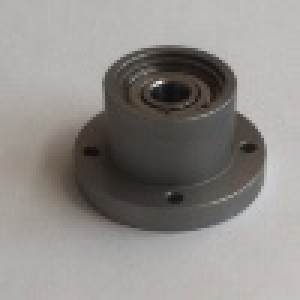
#> input picture Data/Centerd/1/01010086.jpg.jpg, 100 x 100 px (shown 3 times larger)
$ python segment_prediction.py ../Data/Centerd/1/01010086.jpg.jpg   (older library calls are emulated)
#> lines starting #> are read from the running program, lines starting #| are printed output that depends on the picture; after the words box and inside, x2 and y2 are one past the last pixel; in counts of white or black regions, pixels touching at a corner belong together
import numpy as np
import cv2
import os
from PIL import Image
import tensorflow as tf
import sys

assert (len(sys.argv) > 1), 'Image path is missing'
assert os.path.exists(sys.argv[1]), 'Image path does not exist'

file_path = sys.argv[1]

img_name = file_path.split('/')[-1]

home = os.getcwd().split('AUT-CNN-TUB')[0]


# model path
path = os.path.join(home, 'AUT-CNN-TUB/Data/Models/model_merge_3CONV_3P_MEMORY_56_b50_s53256_2018-09-26_18-07')
export_dir = os.path.join(path, 'simple_save')

home = os.getcwd().split('AUT-CNN-TUB')[0]

image = cv2.imread(file_path)
#> image is the input picture: shape (100, 100, 3); mean B, G, R 136.6, 140.1, 143.5

kernel_faktor = int(image.shape[1] * 0.018 - 8)
#> kernel_faktor = -6

blurred = cv2.bilateralFilter(image, 10, 50, 50)
imgray = cv2.cvtColor(blurred, cv2.COLOR_BGR2GRAY)

form_factor = imgray.shape[0]/1024
#> form_factor = 0.0977

brightness1 = imgray.mean()/kernel_faktor*4
#> brightness1 = -93.83

thresh = cv2.Canny(imgray, brightness1, brightness1)
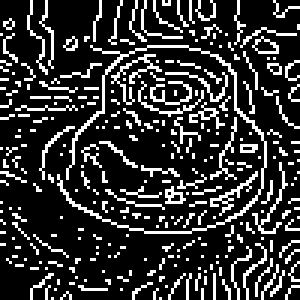
#> thresh: shape (100, 100) (shown 3 times larger); 19.9% white in thin lines or dots

kernel = np.ones((int(5 * form_factor), int(5 * form_factor)), np.uint8)
#> kernel = empty array
dilation = cv2.dilate(thresh, kernel, iterations=2)
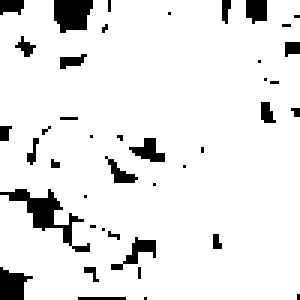
#> dilation: shape (100, 100) (shown 3 times larger); 91.6% white; 42 black regions (30 under 20 px)


h, b = thresh.shape
#> h = 100; b = 100
faktor = 0.5
_, contours, _ = cv2.findContours(dilation,
                                  cv2.RETR_TREE, cv2.CHAIN_APPROX_SIMPLE)
#> contours = 33 contours, 24 with area under 20; largest, box (x1, y1, x2, y2) and area: (0, 0, 100, 100) 9209, (42, 45, 56, 55) 68, (40, 78, 53, 89) 67, (35, 52, 47, 62) 50, (19, 17, 30, 24) 38
mask = np.zeros(imgray.shape,np.uint8)
sub_contour = []
for c in contours:
    if ((c[:, :, 0].max()-c[:, :, 0].min()) > b * faktor and (
            c[:, :, 1].max()-c[:, :, 1].min()) > h * faktor):
        sub_contour.append(c)
#> this loop made 33 passes
#> c on passes 9, 11, 12, 13, 16, 21, 23, 27, 28, 33: [[33, 76], [34, 75], [35, 76], [34, 77]], [[27, 65], [28, 64], [29, 65], [28, 66]], [[50, 61], [51, 60], [52, 61], [51, 62]], [[60, 55], [61, 54], [62, 55], [61, 56]], [[34, 52], [35, 51], [36, 52], [35, 53]], [[29, 45], [30, 44], [31, 45], [30, 46]], [[15, 42], [16, 41], [17, 42], [16, 43]], [[87, 26], [88, 25], [89, 26], [88, 27]], [[85, 20], [86, 19], [87, 20], [86, 21]], [[55, 4], [56, 3], [57, 4], [56, 5]]
#> after the loop, sub_contour = 1 contour; box (x1, y1, x2, y2) and area: (0, 0, 100, 100) 9209

area = (cv2.drawContours(mask, sub_contour, 0, (1, 1, 1), -1))
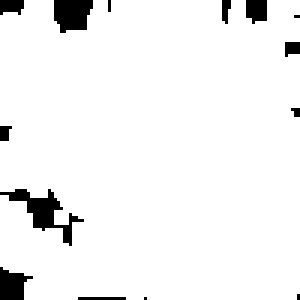
#> area: shape (100, 100) (shown 3 times larger); values 0 (black) and 1 (white), 94.8% white; 14 black regions (8 under 20 px)

kernel = cv2.getStructuringElement(cv2.MORPH_ELLIPSE,
                                    (int(20 * form_factor),
                                     int(20 * form_factor)))
#> kernel = [1]
erosion = cv2.erode(area, kernel, iterations=2)

area_new = erosion

_, contours, _ = cv2.findContours(area_new,
                                  cv2.RETR_TREE, cv2.CHAIN_APPROX_SIMPLE)
#> contours has the same summary as sub_contour

for c in contours:
    if ((c[:, :, 0].max()-c[:, :, 0].min()) > b * faktor and (
            c[:, :, 1].max()-c[:, :, 1].min()) > h * faktor):
        sub_contour.append(c)
#> this loop made 1 pass
#> after the loop, sub_contour = 2 contours; box (x1, y1, x2, y2) and area: (0, 0, 100, 100) 9209, (0, 0, 100, 100) 9209
frame = sub_contour
#> frame has the same summary as sub_contour

if area.sum() < 50000 / form_factor:
    print(img_name + ' bad image, no frame detected')

else:
    blurred = cv2.bilateralFilter(imgray, 10, 10, 10)

    brightness = (imgray * area_new).mean() / 2  * form_factor
    thresh2 = cv2.Canny(blurred, 30, 30)

    kernel = cv2.getStructuringElement(cv2.MORPH_RECT, (20, 20))
    dilation1 = cv2.dilate(thresh2*area_new, kernel, iterations=1)

    kernel = cv2.getStructuringElement(cv2.MORPH_RECT, (3, 3))
    erosion = cv2.erode(dilation1, kernel, iterations=12)

    kernel = cv2.getStructuringElement(cv2.MORPH_ELLIPSE, (10, 10))
    dilation2 = cv2.dilate(erosion, kernel, iterations=1)

    sub_contour = []
    _, contours, _ = cv2.findContours(dilation2, cv2.RETR_TREE,
                                      cv2.CHAIN_APPROX_SIMPLE)

    sub_contour = contours

    center = []
    counter = 0
    for c in sub_contour:
        counter += 1
        # compute the center of the contour
        M = cv2.moments(c)
        try:
            cx = int(M["m10"] / M["m00"])
            cy = int(M["m01"] / M["m00"])
            center.append([cx, cy])
        except:
            print('moment is zero')

    center = np.array(center)

    to_drop = []
    for e, c in enumerate(sub_contour):
        for n, test in enumerate(sub_contour):
            if n != e:
                if c[:, :, 0].max() < test[:, :, 0].max():
                    if c[:, :, 0].min() > test[:, :, 0].min():
                        if c[:, :, 1].max() < test[:, :, 1].max():
                            if c[:, :, 1].min() > test[:, :, 1].min():
                                if len(c) is not len(test):
                                    to_drop.append(e)

    sub_con = np.delete(sub_contour, to_drop).tolist()

    center = np.delete(center, to_drop, 0)
    if len(center) is not 17:
        print('ERROR: ', len(center), 'parts detectet', img_name)

    img = cv2.drawContours(cv2.cvtColor(image, cv2.COLOR_BGR2RGB), sub_con, -3, (255, 153, 51), int(3))

    for e, ce in enumerate(center, 1):
        cv2.putText(img, str(e), (ce[0], ce[1]),
                    cv2.FONT_HERSHEY_SIMPLEX, 0.5, (57, 255, 20), int(2))

    cv2.drawContours(img, frame, 0, (57, 255, 20), int(3))

    image = cv2.cvtColor(cv2.imread(file_path), cv2.COLOR_BGR2RGB)

    circles = image
    centers = []
    radien = []
    for c in sub_con:
        (x, y), radius = cv2.minEnclosingCircle(c)
        center = (int(x), int(y))
        centers.append(center)
        radius = int(radius)
        radien.append(radius)
        circles = cv2.circle(circles, center, radius, (0, 255, 0), 2)
        circles.size

    # if you want see the the circles uncomment
    # im = Image.fromarray(cv2.resize(circles, (500, int(500 * circles.shape[0]/circles.shape[1]))))
    # im.show()

    label_list = ['1', '2', '3', '4', '5', '6', '7.1', '7.2', '8', '9', '10', '11', '12', '13', '14', '15']
    predict_fn = tf.contrib.predictor.from_saved_model(export_dir)
    image = cv2.cvtColor(cv2.imread(file_path), cv2.COLOR_BGR2RGB)

    label_lit = []
    center_list = []

    for e, _ in enumerate(sub_con):

        radius = radien[e]
        center = centers[e]

        scale = 1.5
        scaled_rad = radius * scale

        if scaled_rad < 14:
            scaled_rad = 14

        try:
            img_cutted = image[
                         center[1] - scaled_rad: center[1] + scaled_rad,
                         center[0] - scaled_rad: center[0] + scaled_rad,
                         :]
        except:
            img_cutted = image[
                         center[1] - radius: center[1] + radius,
                         center[0] - radius: center[0] + radius,
                         :]

            new_size = int(predict_fn.feed_tensors['x'].shape[2])
            img_cutted = cv2.resize(img_cutted, (new_size, new_size))

            if predict_fn.graph.get_tensor_by_name('Variable:0').shape[2] == 1:

                img_cutted = cv2.cvtColor(img_cutted, cv2.COLOR_BGR2GRAY)
                img_cutted = img_cutted.reshape(img_cutted.shape[0], img_cutted.shape[1], 1)

                predictions = predict_fn({'x': np.array([img_cutted]), 'keep_prob': 1})
                label_lit.append(label_list[int(predictions['predict'][0])])
            else:
                predictions = predict_fn({'x': np.array(img_cutted).reshape(new_size, new_size, 3), 'keep_prob': 1})
                label_lit.append(label_list[int(predictions['predict'][0])])

            center_list.append(center)
        for n, center in enumerate(center_list):
            cv2.putText(image, label_lit[n], (center[0], center[1]),
                        cv2.FONT_HERSHEY_SIMPLEX, 2, (57, 255, 20), 7)

       # if you want see the segments uncoment
       # im = Image.fromarray(cv2.resize(img_cutted, (500, int(500 * circles.shape[0] / circles.shape[1]))))
       # im.show()

    im = Image.fromarray(cv2.resize(image, (500, int(500 * circles.shape[0]/circles.shape[1]))))
    im.show()

$ run again, on Data/Centerd/1/01010199.jpg.jpg
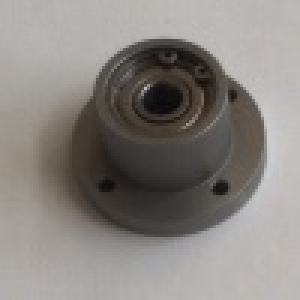
#> input picture Data/Centerd/1/01010199.jpg.jpg, 100 x 100 px (shown 3 times larger)
#> image is the input picture: shape (100, 100, 3); mean B, G, R 128.7, 133, 137.2
#> brightness1 = -89.19
#> `thresh = cv2.Canny(imgray, brightness1, brightness1)`:
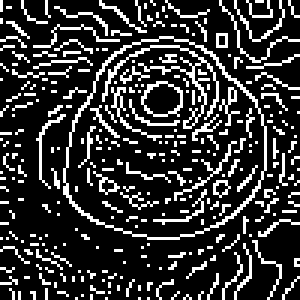
#> thresh: shape (100, 100) (shown 3 times larger); 20.5% white in thin lines or dots
#> dilation: shape (100, 100); 93.7% white; 50 black regions (44 under 20 px)
#> `_, contours, _ = cv2.findContours(dilation, cv2.RETR_TREE, cv2.CHAIN_A..`: contours = 40 contours, 31 with area under 20; largest, box (x1, y1, x2, y2) and area: (0, 0, 100, 100) 9560, (4, 60, 26, 81) 158, (23, 76, 43, 90) 118, (6, 35, 15, 45) 37, (42, 80, 48, 92) 34
#> the loop `for c in contours:` made 40 passes
#> c on passes 5, 11, 12, 13, 14, 15, 21, 24: [[60, 88], [61, 87], [62, 88], [61, 89]], [[56, 76], [57, 75], [58, 76], [57, 77]], [[50, 76], [51, 75], [52, 76], [51, 77]], [[77, 75], [78, 74], [79, 75], [78, 76]], [[83, 70], [84, 69], [85, 70], [84, 71]], [[56, 70], [57, 69], [58, 70], [57, 71]], [[81, 53], [82, 52], [83, 53], [82, 54]], [[24, 51], [25, 50], [26, 51], [25, 52]]
#> after the loop `for c in contours:`: sub_contour = 1 contour; box (x1, y1, x2, y2) and area: (0, 0, 100, 100) 9560
#> `area = (cv2.drawContours(mask, sub_contour, 0, (1, 1, 1), -1))`:
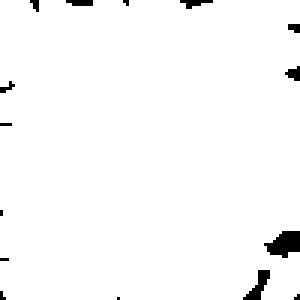
#> area: shape (100, 100) (shown 3 times larger); values 0 (black) and 1 (white), 97.9% white; 15 black regions (13 under 20 px)
#> `_, contours, _ = cv2.findContours(area_new, cv2.RETR_TREE, cv2.CHAIN_A..`: contours has the same summary as sub_contour
#> the loop `for c in contours:` made 1 pass
#> after the loop `for c in contours:`: sub_contour = 2 contours; box (x1, y1, x2, y2) and area: (0, 0, 100, 100) 9560, (0, 0, 100, 100) 9560
#> frame has the same summary as sub_contour

$ run again, on Data/Centerd/1/01010237.jpg.jpg
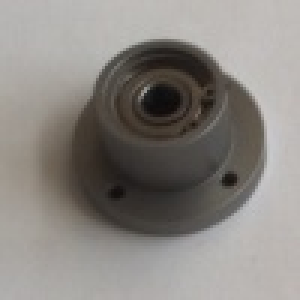
#> input picture Data/Centerd/1/01010237.jpg.jpg, 100 x 100 px (shown 3 times larger)
#> image is the input picture: shape (100, 100, 3); mean B, G, R 129.4, 133.9, 138
#> brightness1 = -89.76
#> `thresh = cv2.Canny(imgray, brightness1, brightness1)`:
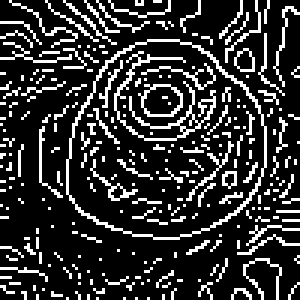
#> thresh: shape (100, 100) (shown 3 times larger); 19.5% white in thin lines or dots
#> dilation: shape (100, 100); 92.1% white; 45 black regions (38 under 20 px)
#> `_, contours, _ = cv2.findContours(dilation, cv2.RETR_TREE, cv2.CHAIN_A..`: contours = 35 contours, 30 with area under 20; largest, box (x1, y1, x2, y2) and area: (0, 0, 100, 100) 9094, (24, 57, 39, 73) 64, (41, 80, 57, 86) 44, (11, 31, 21, 39) 36, (15, 52, 21, 60) 20
#> the loop `for c in contours:` made 35 passes
#> c on passes 2, 10, 11, 14, 15, 18, 25, 31: [[74, 95], [75, 94], [76, 95], [75, 96]], [[45, 75], [46, 74], [47, 75], [46, 76]], [[27, 75], [28, 74], [29, 75], [28, 76]], [[71, 70], [72, 69], [73, 70], [72, 71]], [[2, 66], [3, 65], [4, 66], [3, 67]], [[34, 56], [35, 55], [36, 56], [35, 57]], [[10, 40], [11, 39], [12, 40], [11, 41]], [[63, 19], [64, 18], [65, 19], [64, 20]]
#> after the loop `for c in contours:`: sub_contour = 1 contour; box (x1, y1, x2, y2) and area: (0, 0, 100, 100) 9094
#> `area = (cv2.drawContours(mask, sub_contour, 0, (1, 1, 1), -1))`:
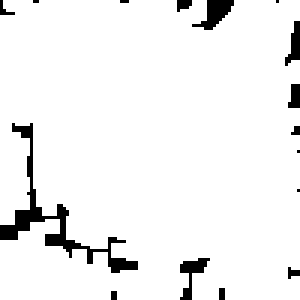
#> area: shape (100, 100) (shown 3 times larger); values 0 (black) and 1 (white), 94.5% white; 16 black regions (11 under 20 px)
#> `_, contours, _ = cv2.findContours(area_new, cv2.RETR_TREE, cv2.CHAIN_A..`: contours has the same summary as sub_contour
#> the loop `for c in contours:` made 1 pass
#> after the loop `for c in contours:`: sub_contour = 2 contours; box (x1, y1, x2, y2) and area: (0, 0, 100, 100) 9094, (0, 0, 100, 100) 9094
#> frame has the same summary as sub_contour
